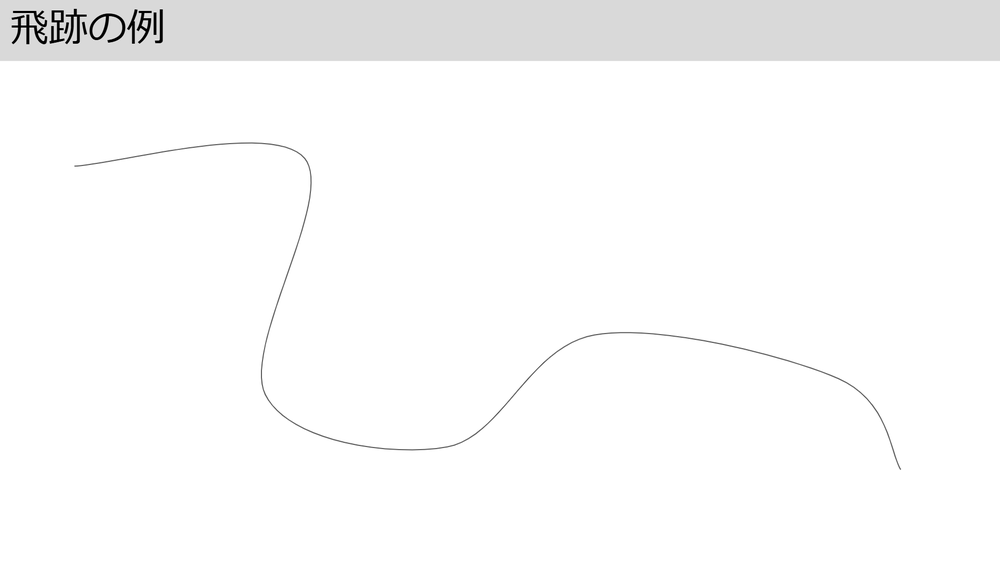
//> input picture example.png, 1000 x 562 px, shrunk from 1920 x 1080 before the run
$ ./scatter10   (built with g++ and OpenCV 4)
//> lines starting //> are read from the running program, lines starting //| are printed output that depends on the picture; after the words box and inside, x2 and y2 are one past the last pixel; in counts of white or black regions, pixels touching at a corner belong together
#include <opencv2/opencv.hpp>
#include <iostream>
#include <cmath>
#include <tuple>
#include <sstream>

int click = 0;
cv::Point point0, point00, point1, point2, point2_2, point2_3, point3, point4, point5;
double a0, a1, a2, a3, a4;

//ある長さの線を引く(distance関係なし)
double draw_line(cv::Mat& img, cv::Point p1, cv::Point p2, int length, cv::Scalar color, int width) {
    double dx = p2.x - p1.x;
    double dy = p2.y - p1.y;
    double distance = std::sqrt(dx*dx + dy*dy);
    cv::Point p_end = p1;

    if (distance > 0) {
        double scale = length / distance;
        p_end = cv::Point(p1.x + static_cast<int>(dx * scale), p1.y + static_cast<int>(dy * scale));
        cv::line(img, p1, p_end, color, width);
    }

    double angle = std::atan2(-dy, dx);
    return angle * 180.0 / M_PI;
}

//ある長さの線を引く(distanceぶん)
double draw_line2(cv::Mat& img, cv::Point p1, cv::Point p2, cv::Scalar color, int width){
    double dx = p2.x - p1.x;
    double dy = p2.y - p1.y;
    double distance = std::sqrt(dx*dx + dy*dy);
    cv::Point p_end = p1;

    if (distance > 0) {
        double scale = 1;
        p_end = cv::Point(p1.x + static_cast<int>(dx * scale), p1.y + static_cast<int>(dy * scale));
        cv::line(img, p1, p_end, color, width);
    }

    double angle = std::atan2(-dy, dx);
    return angle * 180.0 / M_PI;
}

//ある長さの線を引く(distance+length)　+50, 100のところに点を打つ
std::tuple<cv::Point, cv::Point, double> draw_line3(cv::Mat& img, cv::Point p1, cv::Point p2, int length, cv::Scalar color, int width) {
    double dx = p2.x - p1.x;
    double dy = p2.y - p1.y;
    double distance = std::sqrt(dx*dx + dy*dy);
    cv::Point p_med = p1;
    cv::Point p_end = p1;

    if (distance > 0) {
        double scale = 1 + length/distance;
        double scale_med = 1+length/distance/2;
        p_med = cv::Point(p1.x + static_cast<int>(dx * scale_med), p1.y + static_cast<int>(dy * scale_med));
        p_end = cv::Point(p1.x + static_cast<int>(dx * scale), p1.y + static_cast<int>(dy * scale));
        cv::line(img, p1, p_end, color, width);
    }
    double angle = std::atan2(-dy, dx);
    return std::make_tuple(p_med, p_end, angle * 180.0 / M_PI);
}

//変数の取り出し方
//std::tie(p_med, p_end) = draw_line3(...)


//ある長さの垂直な線を引く(distance関係なし)
double draw_subline(cv::Mat& img, cv::Point p_int, cv::Point p1, cv::Point p2, int length, cv::Scalar color, int width) {
    double dx = p2.x - p1.x;
    double dy = p2.y - p1.y;
    double distance = std::sqrt(dx*dx + dy*dy);
    double dx_ver = -dy;
    double dy_ver = dx;
    cv::Point p_end = p_int;

    if (distance > 0) {
        double scale = length / distance;
        p_end = cv::Point(p_int.x + static_cast<int>(dx_ver * scale), p_int.y + static_cast<int>(dy_ver * scale));
        cv::line(img, p_int, p_end, color, width);
    }
    double angle = std::atan2(-dy_ver, dx_ver);
    return angle * 180.0 / M_PI;
}

//始点を指定し、p1からp2までの長さの線を引く。長方形用。
void draw_rectangle(cv::Mat& img, cv::Point p_1, cv::Point p1, cv::Point p2, cv::Point p3, cv::Point p4, cv::Scalar color, int width) {
    double dx_v = p2.x - p1.x;
    double dy_v = p2.y - p1.y;
    double dx_h = p4.x - p3.x;
    double dy_h = p4.y - p3.y;
    cv::Point p_2 = p_1;
    cv::Point p_3 = p_1;
    cv::Point p_4 = p_1;
    double distance = std::sqrt(dx_v*dx_v + dy_v*dy_v);

    if (distance > 0) {
        double scale = 1;
        p_2 = cv::Point(p_1.x + static_cast<int>(dx_v), p_1.y + static_cast<int>(dy_v));
        p_4 = cv::Point(p_1.x + static_cast<int>(dx_h), p_1.y + static_cast<int>(dy_h));
        p_3 = cv::Point(p_4.x + static_cast<int>(dx_v), p_4.y + static_cast<int>(dy_v));
        cv::line(img, p_1, p_2, color, width);
        cv::line(img, p_2, p_3, color, width);
        cv::line(img, p_3, p_4, color, width);
        cv::line(img, p_4, p_1, color, width);
    }
}


void at_click(int event, int x, int y, int flags, void* param) {
    if (event == cv::EVENT_LBUTTONDOWN) {  // 左クリック時
        click++;
        std::cout << click <<  ", " << x << ", " << y << std::endl;
        cv::Mat* img = static_cast<cv::Mat*>(param);


        //ここを色々変えることで、線の出方を指定できそう！！
        //1回目　点打つだけでいい　」ok
        //2回目　1を支点にdistance + 200だけ線を引く 」ok
        //　　　　+ 100, 200に点を打つ　」ok
        //　　　　+ 100支点に垂直な線を200だけ引く　」◉向き調整
        //　　　　+ 200支点に垂直な線を200だけ引く　」◉向き調整
        //3回目　100を支点にdistanceだけ線を引く 　」ok
        //　　　　+ 2を支点にdistanceだけ線を引く　」ok
        //　　　　+ 3を支点に垂直な線を20だけ引く　」◉向き調整
        //4回目　50を支点にdistanceだけ線を引く　」ok
        //　　　　+ 3を支点にdistanceだけ線を引く　」ok
        //　　　　+ 2を支点に200だけ線を引く　」ok
        //5回目　3を支点にdistanceだけ線を引く　」ok

        if (click == 1) {
            point1 = cv::Point(x,y);
            cv::circle(*img, cv::Point(x, y), 4, cv::Scalar(0, 0, 255), -1);
            cv::circle(*img, cv::Point(x, y), 20, cv::Scalar(255, 0, 0), 1); //幅20の円を書く
            cv::putText(*img, std::to_string(click), cv::Point(x + 5, y - 5), cv::FONT_HERSHEY_SIMPLEX, 0.5, cv::Scalar(0,0,255), 1.5);
            cv::imshow("img_bin", *img);


        } else if (click == 2) {
            point2 = cv::Point(x,y);
            cv::circle(*img, cv::Point(x, y), 4, cv::Scalar(0, 0, 255), -1);
            cv::putText(*img, std::to_string(click), cv::Point(x + 5, y - 5), cv::FONT_HERSHEY_SIMPLEX, 0.5, cv::Scalar(0,0,255), 1.5);

            std::tie(point2_2, point2_3, a0) = draw_line3(*img, point1, point2, 200, cv::Scalar(100, 100, 255), 1);
            cv::circle(*img, point2_2, 4, cv::Scalar(0,0,255), -1);
            cv::circle(*img, point2_3, 4, cv::Scalar(0,0,255), -1);
            cv::putText(*img, "2_2", cv::Point(point2_2.x + 5, point2_2.y - 5), cv::FONT_HERSHEY_SIMPLEX, 0.5, cv::Scalar(0,0,255), 1.5);
            cv::putText(*img, "2_3", cv::Point(point2_3.x + 5, point2_3.y - 5), cv::FONT_HERSHEY_SIMPLEX, 0.5, cv::Scalar(0,0,255), 1.5);
            std::cout << "2_2" <<  ", " << point2_2.x << ", " << point2_2.y << std::endl;
            std::cout << "2_3" <<  ", " << point2_3.x << ", " << point2_3.y << std::endl;

            draw_subline(*img, point2_3, point1, point2, 20, cv::Scalar(0, 255, 0), 1); //key 1の向き
            draw_subline(*img, point2_3, point1, point2, -20, cv::Scalar(255, 0, 0), 1); //key 2の向き

            cv::imshow("img_bin", *img);


            int key = cv::waitKey(0);  // キー入力を待つ
            if (key == '1') {  // 1が押されたら、point1->point2に対して右側に線を引く
                draw_subline(*img, point2_2, point1, point2, 200, cv::Scalar(100, 100, 100), 1);
                draw_subline(*img, point2_3, point1, point2, 200, cv::Scalar(100, 100, 100), 1);
            } else if (key == '2') {  // 2が押されたら、point1->point2に対して左側に線を引く
                draw_subline(*img, point2_2, point1, point2, -200, cv::Scalar(100, 100, 100), 1);
                draw_subline(*img, point2_3, point1, point2, -200, cv::Scalar(100, 100, 100), 1);
            }


        } else if (click == 3) {
            point3 = cv::Point(x,y);
            cv::circle(*img, cv::Point(x, y), 4, cv::Scalar(0, 0, 255), -1);
            cv::circle(*img, cv::Point(x, y), 20, cv::Scalar(255, 0, 0), 1); //幅20の円を書く
            cv::putText(*img, std::to_string(click), cv::Point(x + 5, y - 5), cv::FONT_HERSHEY_SIMPLEX, 0.5, cv::Scalar(0,0,255), 1.5);
            draw_line2(*img, point2_3, point3, cv::Scalar(100, 100, 255), 1);
            draw_line2(*img, point2, point3, cv::Scalar(100, 100, 100), 1);

            draw_subline(*img, point3, point3, point2_3, 20, cv::Scalar(0, 255, 0), 1); //key 1の向き
            draw_subline(*img, point3, point3, point2_3, -20, cv::Scalar(255, 0, 0), 1); //key 2の向き
            cv::imshow("img_bin", *img);


            int key = cv::waitKey(0);  // キー入力を待つ
            if (key == '1') {  // 1が押されたら、point3->point2_3に対して右側に線を引く
                a1 = draw_subline(*img, point3, point3, point2_3, 100, cv::Scalar(100, 100, 255), 1);
            } else if (key == '2') {  // 2が押されたら、point3->point2_3に対して左側に線を引く
                a1 = draw_subline(*img, point3, point3, point2_3, -100, cv::Scalar(100, 100, 255), 1);
            }


        } else if (click == 4) {
            point4 = cv::Point(x,y);
            cv::circle(*img, cv::Point(x, y), 4, cv::Scalar(0, 0, 255), -1);
            cv::putText(*img, std::to_string(click), cv::Point(x + 5, y - 5), cv::FONT_HERSHEY_SIMPLEX, 0.5, cv::Scalar(0,0,255), 1.5);
            draw_line2(*img, point2_2, point4, cv::Scalar(100, 100, 100), 1);
            a2 = draw_line2(*img, point4, point3, cv::Scalar(100, 100, 255), 1);
            a3 = draw_line(*img, point2, point4, 200, cv::Scalar(100, 100, 255), 1);


        } else if (click == 5) {
            point5 = cv::Point(x,y);
            cv::circle(*img, cv::Point(x, y), 4, cv::Scalar(0, 0, 255), -1);
            cv::putText(*img, std::to_string(click), cv::Point(x + 5, y - 5), cv::FONT_HERSHEY_SIMPLEX, 0.5, cv::Scalar(0,0,255), 1.5);
            a4 = draw_line2(*img, point3, point5, cv::Scalar(100, 100, 255), 1);
            std::cout << a1 << std::endl;
            std::cout << a2 << std::endl;
            std::cout << a3 << std::endl;
            std::cout << a4 << std::endl;
            std::cout << "theta: " << a1-a4 << std::endl;
            std::cout << "psi: " << a2-a3 << std::endl;

            //小数点以下の桁数を指定して、文字列を作って画像に表示する
            std::ostringstream theta_text, psi_text;
            theta_text << "theta " << std::fixed << std::setprecision(2) << (a1 - a4);
            psi_text << "psi " << std::fixed << std::setprecision(2) << (a2 - a3);
            cv::putText(*img, theta_text.str(), cv::Point(point3.x + 20, point3.y + 50), cv::FONT_HERSHEY_SIMPLEX, 0.5, cv::Scalar(0,255,0), 1);
            cv::putText(*img, psi_text.str(), cv::Point(point4.x + 20, point4.y + 50), cv::FONT_HERSHEY_SIMPLEX, 0.5, cv::Scalar(0,255,0), 1);

            //注目した区画を長方形で囲む
            draw_rectangle(*img, point2, point2, point2_3, point2_3, point3, cv::Scalar(255,0,0), 1);

        } else {
            click = 1;
            point1 = cv::Point(x,y);
            cv::circle(*img, cv::Point(x, y), 4, cv::Scalar(0, 0, 255), -1);
            cv::circle(*img, cv::Point(x, y), 20, cv::Scalar(255, 0, 0), 1); //幅20の円を書く
            cv::putText(*img, std::to_string(click), cv::Point(x + 5, y - 5), cv::FONT_HERSHEY_SIMPLEX, 0.5, cv::Scalar(0,0,255), 1.5);
        }


        //点を打つ
        //これを、適宜上で入れた方がいい
        // cv::circle(*img, cv::Point(x, y), 4, cv::Scalar(0, 0, 255), -1);
        // cv::putText(*img, std::to_string(click), cv::Point(x + 5, y - 5), cv::FONT_HERSHEY_SIMPLEX, 1, cv::Scalar(0,0,255), 1.5);

        //画像の更新、これがないと線などが反映されない
        cv::imshow("img_bin", *img);
    }
}

int main() {
    // 画像を読み込む
    cv::Mat img = cv::imread("./example.png");
//> img is the input picture: 562 rows x 1000 cols, CV_8UC3; min 0, max 255, mean 249.8
    if (img.empty()) {
        std::cerr << "Error: Could not load image!" << std::endl;
        return -1;
    }


    cv::Mat img_bin;
    cv::cvtColor(img, img_bin, cv::COLOR_BGR2GRAY);
    cv::Mat img_color;
    cv::cvtColor(img_bin, img_color, cv::COLOR_GRAY2BGR);
    cv::imshow("img_bin", img_color);


    cv::setMouseCallback("img_bin", at_click, &img_color);
    while (true) {
        int key = cv::waitKey(0);  // キー入力を待つ
//> the left mouse button is pressed and released at (250, 140)
//> in at_click, `cv::circle(*img, cv::Point(x, y), 4, cv::Scalar(0, 0, 255), -1);`: img: 562 rows x 1000 cols, CV_8UC3; 49 pixels changed, all inside (x1, y1, x2, y2) = (246, 136, 255, 145)
//> in at_click, `cv::circle(*img, cv::Point(x, y), 20, cv::Scalar(255, 0, 0), 1);`: img: 562 rows x 1000 cols, CV_8UC3; mean B, G, R 249.8, 249.7, 249.8
//> the left mouse button is pressed and released at (750, 140)
//> in at_click (call 3), `cv::circle(*img, cv::Point(x, y), 4, cv::Scalar(0, 0, 255), -1);`: img: 562 rows x 1000 cols, CV_8UC3; mean B, G, R 249.8, 249.7, 249.8
//> in draw_line3, `cv::line(img, p1, p_end, color, width);`:
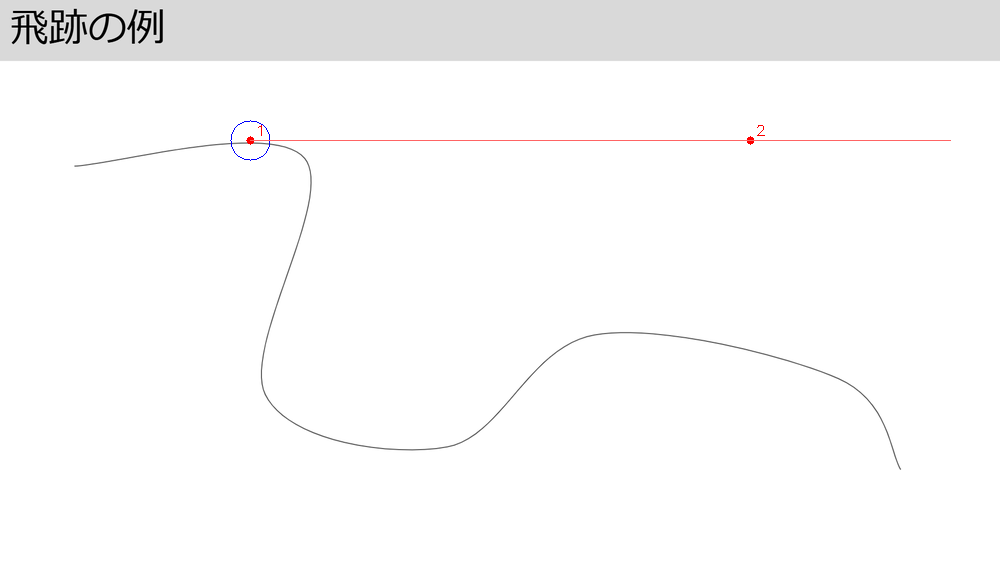
//> img: 562 rows x 1000 cols, CV_8UC3; mean B, G, R 249.6, 249.5, 249.8
//> in at_click (call 3), `cv::circle(*img, point2_2, 4, cv::Scalar(0,0,255), -1);`: img: 562 rows x 1000 cols, CV_8UC3; 49 pixels changed, all inside (x1, y1, x2, y2) = (846, 136, 855, 145)
//> in at_click (call 3), `cv::circle(*img, point2_3, 4, cv::Scalar(0,0,255), -1);`: img: 562 rows x 1000 cols, CV_8UC3; mean B, G, R 249.5, 249.5, 249.8
//| 2_2, 850, 140
//| 2_3, 950, 140
//> in draw_subline, `cv::line(img, p_int, p_end, color, width);`: img: 562 rows x 1000 cols, CV_8UC3; mean B, G, R 249.5, 249.4, 249.7
//> in draw_subline (call 2), `cv::line(img, p_int, p_end, color, width);`: img: 562 rows x 1000 cols, CV_8UC3; mean B, G, R 249.5, 249.4, 249.7
//> the left mouse button is pressed and released at (750, 421)
//> in at_click (call 5), `cv::circle(*img, cv::Point(x, y), 4, cv::Scalar(0, 0, 255), -1);`: img: 562 rows x 1000 cols, CV_8UC3; mean B, G, R 249.4, 249.4, 249.7
//> in draw_subline (call 3), `cv::line(img, p_int, p_end, color, width);`: img: 562 rows x 1000 cols, CV_8UC3; mean B, G, R 249.3, 249.2, 249.6
//> in draw_subline (call 4), `cv::line(img, p_int, p_end, color, width);`: img: 562 rows x 1000 cols, CV_8UC3; mean B, G, R 249.3, 249.2, 249.6
//> the left mouse button is pressed and released at (250, 421)
//> in at_click (call 7), `cv::circle(*img, cv::Point(x, y), 4, cv::Scalar(0, 0, 255), -1);`: img: 562 rows x 1000 cols, CV_8UC3; mean B, G, R 249.3, 249.2, 249.6
//> call 4 of draw_line2, with p1 = Point(250, 421), p2 = Point(750, 421), color = Scalar(100, 100, 255), width = 1
//> in draw_line2 (call 4), `cv::line(img, p1, p_end, color, width);`:
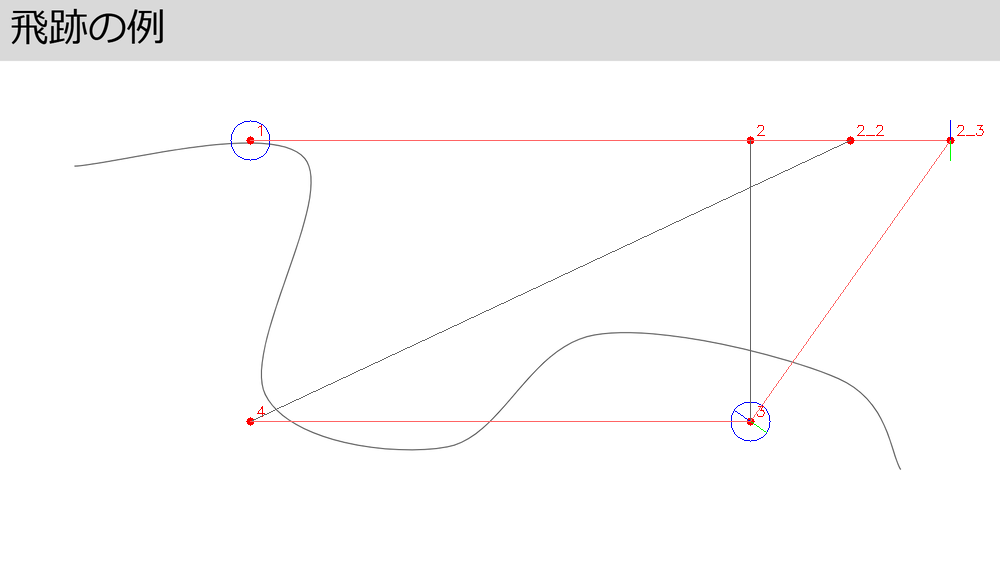
//> img: 562 rows x 1000 cols, CV_8UC3; mean B, G, R 249, 248.9, 249.4
//> in draw_line, `cv::line(img, p1, p_end, color, width);`: img: 562 rows x 1000 cols, CV_8UC3; 175 pixels changed, all inside (x1, y1, x2, y2) = (576, 140, 751, 238)
//> the Esc key is pressed
//> the Esc key is pressed
        if (key == 's') {  // 's'キーが押されたら
            cv::imwrite("example_scatter10.png", img_color);  // 画像を保存
            std::cout << "Image saved as clicked_image.png" << std::endl;
        } else if (key == 27) {  // ESCキーが押されたら終了
            break;
        }
    }

    return 0;
}
